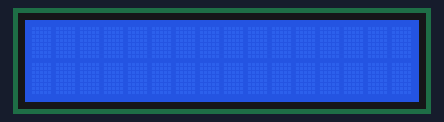
This sketch was run on a simulated Arduino Uno, built with avr-gcc and run on an emulated ATmega328P. On the bench: 16×2 character LCD.

Above: at 0.1 s.
At 0.6 s:
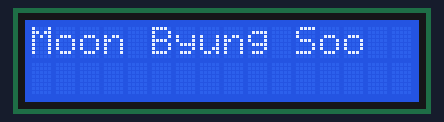
At 1.6 s:
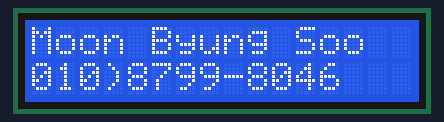

Measured:
- by itself, everything shown: repeats every 2.6 s, in 3 steps
- what the display in image 0 shows lasts 0.5 s, from 0.1 s to 0.6 s
- what the display in image 1 shows lasts 1.0 s, from 0.6 s to 1.6 s
- what the display in image 2 shows lasts 1.1 s, from 1.6 s to 2.7 s

The sketch:

Name_number.ino
```cpp
#include <Wire.h> // i2C 통신을 위한 라이브러리 포함
#include <LiquidCrystal_I2C.h> // LCD 1602 I2C 용 라이브러리 포함
LiquidCrystal_I2C lcd(0x27,16,2); // 접근주소: 0x3F or 0x27

void setup()
{
}

void loop()
{
  lcd.init(); // LCD 초기화
lcd.backlight(); // LCD 백라이트 켜기
delay(500);
lcd.setCursor(0,0); // 1번째 칸, 첫째 줄부터 글을 쓰기 시작
lcd.print("Moon Byung Soo");
delay(1000);
lcd.setCursor(0,1); // 1번째 칸, 둘째 줄부터 글을 쓰기 시작
lcd.print("010)8799-8046");
delay(1000);
}
```
